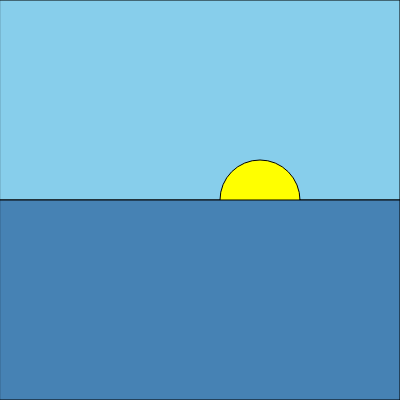
Frame 1 (no input)
Frame 60 (no input): identical to frame 1, image omitted
Frame 120 (the mouse pressed at the canvas centre since frame 60): identical to frame 1, image omitted

The p5.js sketch that drew this single still picture (run headless with seeded random() and noise() and a simulated clock; from frame 60 on, the mouse is pressed at the canvas centre):

// p5.js sketch
// ── sketch.js
function setup(){
createCanvas(400,400)
}



function draw() {
  background(220)
  fill(135,206,235)
  rect(0,0,400,200)
  fill("yellow")
  circle(260,200,80)
  fill(70,130,180)
  rect(0,200,400,200)
  
}
